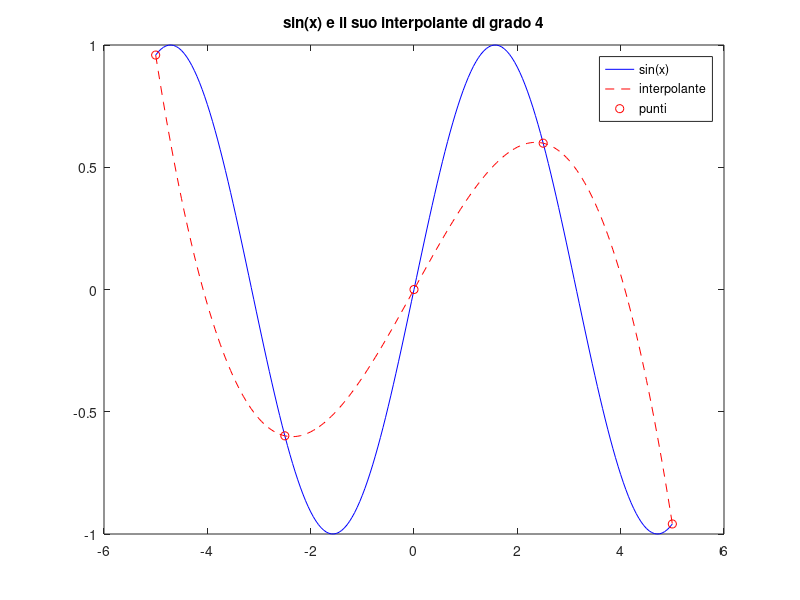

MATLAB code to generate this figure:
%Interpolazione polinomiale della funzione seno in [-5,5]
%usiamo polyfit e polyval
n = input('Introdurre numero di punti: ');
a = -5;
b = 5;
%calcolo i nodi(equispaziati)
x = linspace(a,b,n);
y = sin(x); %ordinate dei punti da interpolare

%creazione del vettore xval (201 punti)
xval = linspace(a,b,201);

%calcoliamo il polinomio con polyfit
grado = n -1;
c = polyfit(x, y, grado);
yval = polyval(c, xval);

%creazione del grafico della funzione e del suo interpolante
clf;
plot(xval, sin(xval), 'b-');
hold on;
plot(xval, yval, 'r--'); %'r--' e' linea rossa
plot(x,y,'ro');
hold off;
string = ['sin(x) e il suo interpolante di grado ', num2str(grado)];
title(string);
legend('sin(x)','interpolante','punti');

%il modo in cui polyfit calcola i coefficienti e' mal condizionato
%polyfit e' un comando che nasce per fare approssimazione
%non interpolazione
